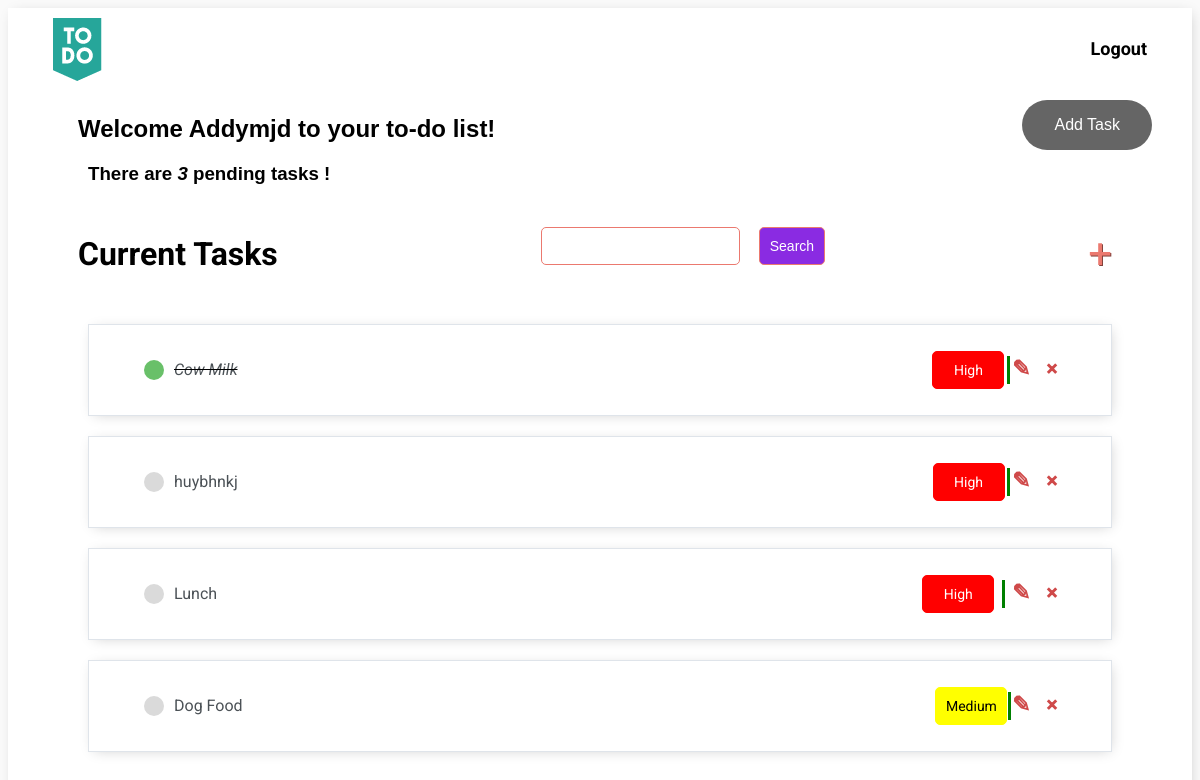
Page / (signed in) on the earlier database version.
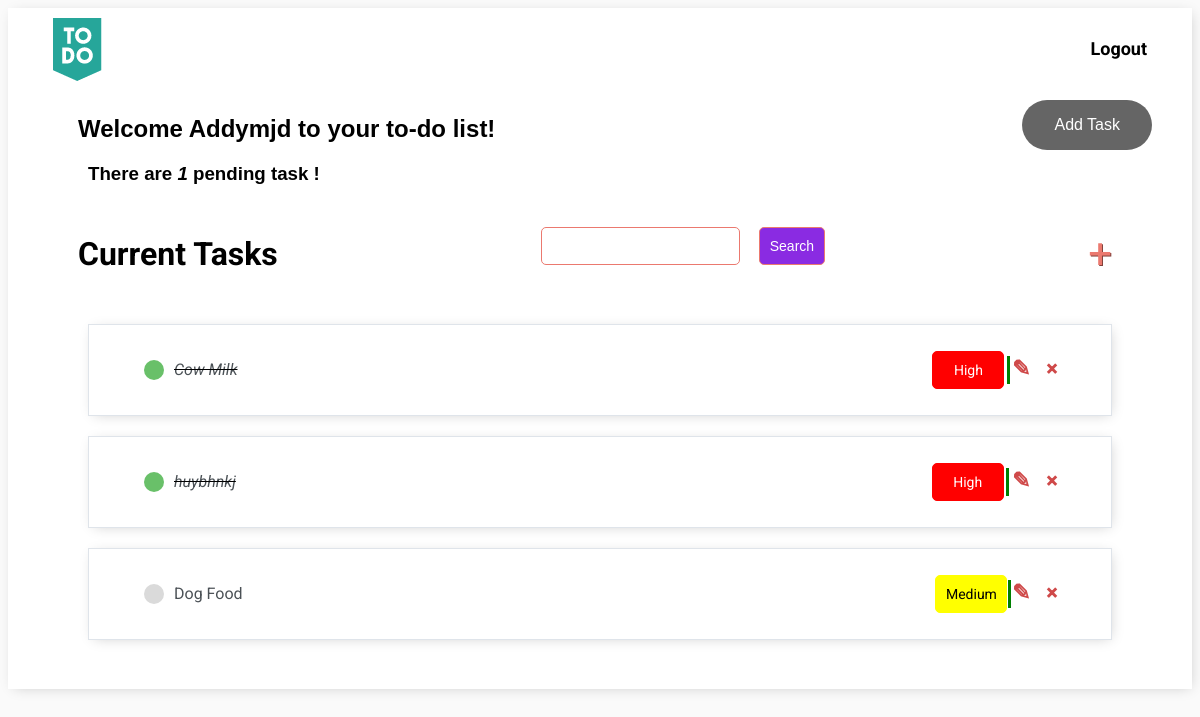
Same page on the later database version.
### useend/models.py (models this page shows)
class Task(models.Model):
    PRIORITY_LIST = (
    ('High', 'High'),
    ('Medium', 'Medium'),
    ('Low','Low')
    )
    user = models.ForeignKey(User,on_delete=models.CASCADE,null=True,blank=True)
    title = models.CharField(max_length=250)
    priority = models.CharField(max_length=20)
    description = models.CharField(max_length=250,null=False,blank=False)
    complete = models.BooleanField(default=False)
    when_created = models.DateTimeField(auto_now_add=True)
    def __str__(self):
        return self.title
    class Meta:
        ordering = ['priority']

### useend/views.py (the view)
# urls.py: path('', TaskList.as_view(), name='tasks'),
class TaskList(LoginRequiredMixin,ListView):
    model = Task
    context_object_name = 'tasks'
    def get_context_data(self, **kwargs):
        context = super().get_context_data(**kwargs)
        context['tasks'] = context['tasks'].filter(user=self.request.user)
        context['count'] = context['tasks'].filter(complete=False).count()
        search_input = self.request.GET.get('search-area') or ''
        if search_input:
            context['tasks'] = context['tasks'].filter(
                title__startswith=search_input)
        context['search_input'] = search_input
        return context

### useend/templates/useend/task_list.html (shortened to what this page needs)
{% extends 'useend/main.html' %}
{% load static %}
{% block content %}
<div class="header-bar" style="headerMain">
    <div class="headerLogo"  >
        <a href="{% url 'tasks' %}"> <img src="{% static 'assets/to-do.png' %}"> </a>
    </div>
    {% if request.user.is_authenticated %}
        <a href="{% url 'logout' %}">Logout</a>
    {% else %}
        <a href="{% url 'login' %}">Login</a>
    {% endif %}
</div>
<div id="outer" style="width:100%;">
   <h2 class="inner extraG">Welcome {{request.user | title}} to your to-do list!</h2>
  <div class="inner btnTask"><button  class="subBtnAdd"> <a class="addTask" href="{% url 'task-create' %}">Add Task</a></button></div>
</div>
    <h3 class="extraP blinking">There are <i>{{count}}</i> pending task{{ count|pluralize:"s" }} !</h3>
<div id="search-add-wrapper">
    <h1 class="headC">Current Tasks  </h1>
    <form method="GET" class="formStyle">
        <input type='text' name='search-area' value="{{search_input}}">
        <input class="button6" type="submit" value='Search'>
    </form>
    <a id="add-link" class="subLink" href="{% url 'task-create' %}">&#x2b;</a>
</div>
<div id="tasklist" class="task-items-wrapper" >
    {% for task in tasks %}
    <div class="task-wrapper" data-position="{{task.pk}}" >
        <div class="task-title" >
            {% if task.complete %}
            <div class="task-complete-icon"></div>
            <i><s><a href="{% url 'task' task.id %}">{{task}}</a></s></i>
             {% else %}
            <div class="task-incomplete-icon"></div>
            <a href="{% url 'task-update' task.id %}">{{task}}</a> {% endif %}
        </div>
       {% if task.priority == 'High' %}
       <div class="button5 spacer" >
       {{task.priority}}
        </div>
        {% elif task.priority == 'Medium' %}
        <div class="button3 spacer" >
       {{task.priority}}
        </div>
        {% else %}
        <div class="button2 spacer" >
       {{task.priority}}
        </div>
        {% endif %}
       <div class= "presser"></div>
        <div class="task-controls mrFix">
            <a class="delete-link" href="{% url 'task-update' task.id %}">&#9998;</a>
            <a class="delete-link" href="{% url 'task-delete' task.id %}">&#215;</a>
        </div>
    </div>
    {% empty %}
    <h3 class="noItem">No items in list</h3>
    {% endfor %}
</div>
    <h3 class="borderCheck"></h3>
{% endblock content %}

Differences in the rows shown:
removed Task: title "Lunch", priority "High"
changed Task "huybhnkj": complete False → True (drawn)
Other differences:
{{ count }}: "3" → "1"
